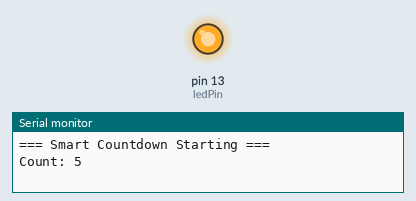
Simulated run of this sketch. Board: Arduino Uno, built with avr-gcc and run on an emulated ATmega328P. On the bench: output pins drawn as LEDs (lit = HIGH), the last lines printed to the serial monitor.

Above: at 0.1 s.
At 12.8 s:
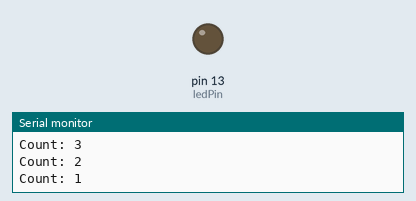
Timing chart, 0 to 14.3 s (numbered marks = the images above):
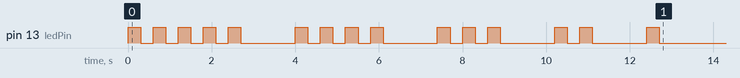

The sketch:

Assigment1_MartinAOheneOdei_TASK5.ino
```cpp
int startValue = 5;
int ledPin = 13;

// Function to make the LED blink a specified number of times.
void flashLED(int times){
  int i = 0;
  while (i < times) {
    digitalWrite(ledPin, HIGH);
    delay(300);
    digitalWrite(ledPin, LOW);
    delay(300);
    i += 1;
  }

}

void setup() {
  // put your setup code here, to run once:
  pinMode(ledPin, OUTPUT);
  Serial.begin(9600);

  Serial.println("=== Smart Countdown Starting ===");
  int count = startValue;
  while(count > 0) {
    Serial.print("Count: ");
    Serial.println(count);

    flashLED(count);       // Blink the LED.
    delay(1000);

    count -= 1;
  }

  Serial.println("=== Countdown Complete ===");
}

void loop() {

}
```
